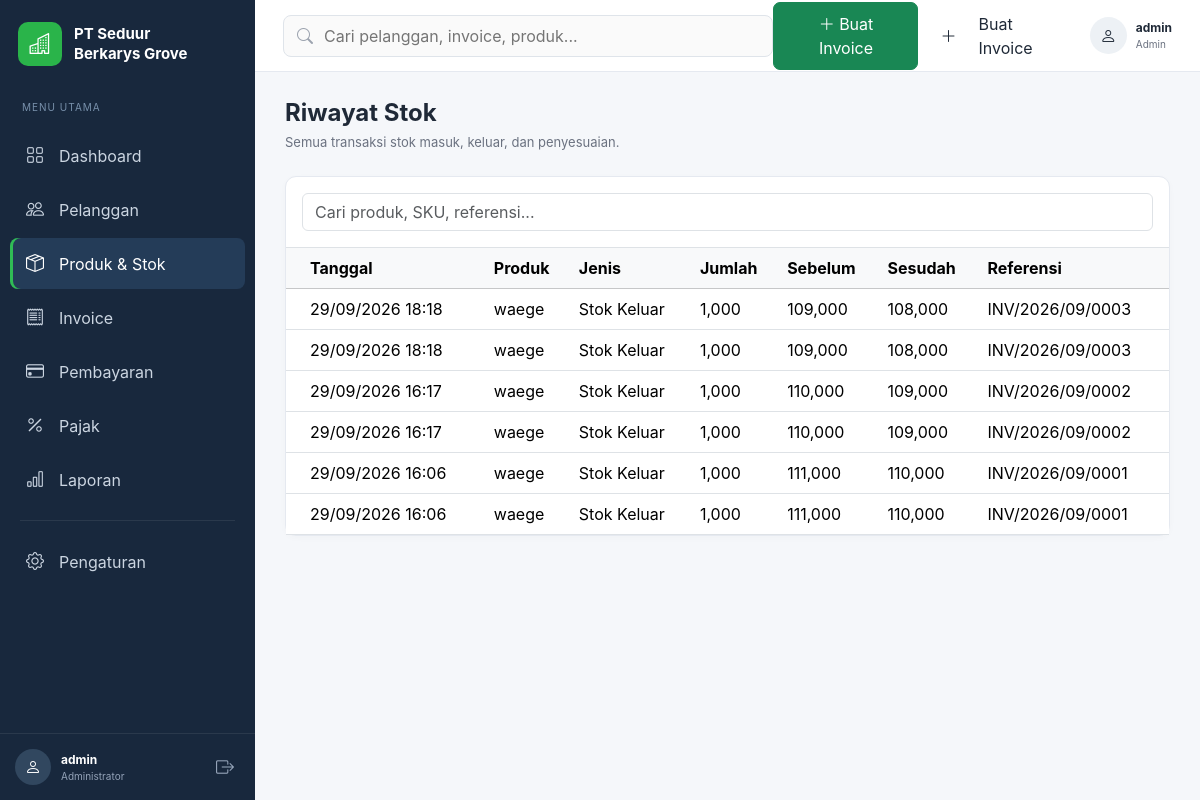
/produk/stok/riwayat/ (signed in), run on the app's committed database.
### apps/products/models.py (models this page shows, shortened)
class StockMovement(models.Model):
    MOVEMENT_TYPE_CHOICES = [
        ("IN", "Stok Masuk"),
        ("OUT", "Stok Keluar"),
        ("ADJUSTMENT", "Penyesuaian"),
    ]
    product = models.ForeignKey(
        Product,
        on_delete=models.PROTECT,
        related_name="stock_movements",
    )
    movement_type = models.CharField(
        max_length=20,
        choices=MOVEMENT_TYPE_CHOICES,
    )
    quantity = models.DecimalField(
        max_digits=18,
        decimal_places=3,
        validators=[MinValueValidator(0)],
    )
    stock_before = models.DecimalField(
        max_digits=18,
        decimal_places=3,
        default=0,
    )
    stock_after = models.DecimalField(
        max_digits=18,
        decimal_places=3,
        default=0,
    )
    reference = models.CharField(
        max_length=100,
        blank=True,
    )
    notes = models.TextField(
        blank=True,
    )
    created_at = models.DateTimeField(
        auto_now_add=True,
    )
    class Meta:
        ordering = ["-created_at"]

class Product(models.Model):
    PRODUCT_TYPE_CHOICES = [
        ("GOODS", "Barang"),
        ("SERVICE", "Jasa"),
    ]
    sku = models.CharField(
        max_length=50,
        unique=True,
    )
    name = models.CharField(
        max_length=150,
    )
    category = models.ForeignKey(
        Category,
        on_delete=models.SET_NULL,
        null=True,
        blank=True,
        related_name="products",
    )
    product_type = models.CharField(
        max_length=20,
        choices=PRODUCT_TYPE_CHOICES,
        default="GOODS",
    )
    description = models.TextField(
        blank=True,
    )
    unit = models.CharField(
        max_length=30,
        default="pcs",
    )
    sale_price = models.DecimalField(
        max_digits=18,
        decimal_places=2,
        default=0,
        validators=[MinValueValidator(0)],
    )
    stock_quantity = models.DecimalField(
        max_digits=18,
        decimal_places=3,
        default=0,
    )
    minimum_stock = models.DecimalField(
        max_digits=18,
        decimal_places=3,
        default=0,
    )
    manage_stock = models.BooleanField(
        default=True,
    )
    taxable = models.BooleanField(
        default=True,
    )
    default_tax = models.ForeignKey(
        "taxes.Tax",
        on_delete=models.SET_NULL,
        null=True,
        blank=True,
        related_name="products",
    )
    is_active = models.BooleanField(
        default=True,
    )
    created_at = models.DateTimeField(
        auto_now_add=True,
    )
    updated_at = models.DateTimeField(
        auto_now=True,
    )
    class Meta:
        ordering = ["name"]

### apps/products/views.py (the view, shortened to what this page needs)
@login_required
def stock_history(request):
    movements = (
        StockMovement.objects
        .select_related("product")
        .all()
    )
    query = request.GET.get(
        "q",
        ""
    ).strip()
    paginator = Paginator(
        movements,
        20
    )
    page_obj = paginator.get_page(
        request.GET.get("page")
    )
    return render(
        request,
        "products/stock_history.html",
        {
            "page_obj": page_obj,
            "query": query,
        }
    )

### templates/products/stock_history.html
{% extends "layouts/base.html" %} {% block title %} Riwayat Stok {% endblock %}
{% block content %}
<div class="mb-4">
  <h1 class="page-title">Riwayat Stok</h1>
  <p class="page-description">
    Semua transaksi stok masuk, keluar, dan penyesuaian.
  </p>
</div>
<div class="app-card">
  <div class="p-3 border-bottom">
    <form method="GET">
      <input
        name="q"
        value="{{ query }}"
        class="form-control"
        placeholder="Cari produk, SKU, referensi..."
      />
    </form>
  </div>
  <div class="table-responsive">
    <table class="table table-hover mb-0">
      <thead class="table-light">
        <tr>
          <th class="ps-4">Tanggal</th>
          <th>Produk</th>
          <th>Jenis</th>
          <th>Jumlah</th>
          <th>Sebelum</th>
          <th>Sesudah</th>
          <th>Referensi</th>
        </tr>
      </thead>
      <tbody>
        {% for movement in page_obj %}
        <tr>
          <td class="ps-4">{{ movement.created_at|date:"d/m/Y H:i" }}</td>
          <td>{{ movement.product.name }}</td>
          <td>{{ movement.get_movement_type_display }}</td>
          <td>{{ movement.quantity }}</td>
          <td>{{ movement.stock_before }}</td>
          <td>{{ movement.stock_after }}</td>
          <td>{{ movement.reference|default:"-" }}</td>
        </tr>
        {% empty %}
        <tr>
          <td colspan="7" class="text-center py-5 text-muted">
            Belum ada riwayat stok.
          </td>
        </tr>
        {% endfor %}
      </tbody>
    </table>
  </div>
</div>
{% endblock %}

### templates/layouts/base.html (shortened to what this page needs)
{% load static %}
<!doctype html>
<html lang="id">
  <head>
    <link
      rel="stylesheet"
      href="{% static 'vendor/bootstrap/css/bootstrap.min.css' %}"
    />
    <link
      rel="stylesheet"
      href="{% static 'vendor/bootstrap-icons/bootstrap-icons.css' %}"
    />
    <link rel="stylesheet" href="{% static 'css/app.css' %}" />
  </head>
  <body>
    <div class="app-container">
      <aside class="sidebar">
        <div class="sidebar-brand">
          <div class="brand-logo">
            <i class="bi bi-buildings"></i>
          </div>
          <div>
            <div class="brand-company">PT Seduur</div>
            <div class="brand-company">Berkarys Grove</div>
          </div>
        </div>
        <div class="sidebar-label">MENU UTAMA</div>
        <nav class="sidebar-menu">
          <a
            href="{% url 'dashboard' %}"
            class="sidebar-link {% if request.resolver_match.url_name == 'dashboard' %} active {% endif %}"
          >
            <i class="bi bi-grid"></i>
            <span> Dashboard </span>
          </a>
          <a
            href="{% url 'customers:list' %}"
            class="sidebar-link {% if request.resolver_match.namespace == 'customers' %} active {% endif %}"
          >
            <i class="bi bi-people"></i>
            <span> Pelanggan </span>
          </a>
          <a
            href="{% url 'products:list' %}"
            class="sidebar-link {% if request.resolver_match.namespace == 'products' %} active {% endif %}"
          >
            <i class="bi bi-box-seam"></i>
            <span> Produk & Stok </span>
          </a>
          <a
            href="{% url 'invoices:list' %}"
            class="sidebar-link {% if request.resolver_match.namespace == 'invoices' %} active {% endif %}"
          >
            <i class="bi bi-receipt"></i>
            <span> Invoice </span>
          </a>
        <a
    href="{% url 'payments:list' %}"
    class="sidebar-link"
>
    <i class="bi bi-credit-card"></i>
    <span>
        Pembayaran
    </span>
</a>
          <a
            href="{% url 'taxes:list' %}"
            class="sidebar-link {% if request.resolver_match.namespace == 'taxes' %} active {% endif %}"
          >
            <i class="bi bi-percent"></i>
            <span> Pajak </span>
          </a>
         <a
    href="{% url 'reports:index' %}"
    class="sidebar-link"
>
    <i class="bi bi-bar-chart"></i>
    <span>
        Laporan
    </span>
</a>
          <div class="sidebar-divider"></div>
<a
    href="{% url 'company:settings' %}"
    class="sidebar-link"
>
    <i class="bi bi-gear"></i>
    <span>
        Pengaturan
    </span>
</a>
        </nav>
        <div class="sidebar-bottom">
          <div class="sidebar-user">
            <div class="sidebar-avatar">
              <i class="bi bi-person"></i>
            </div>
            <div class="sidebar-user-info">
              <strong> {{ request.user.username }} </strong>
              <small> Administrator </small>
            </div>
          </div>
          <form method="POST" action="{% url 'logout' %}">
            <button type="submit" class="logout-button">
              <i class="bi bi-box-arrow-right"></i>
            </button>
          </form>
        </div>
      </aside>
      <div class="main-wrapper">
        <header class="top-navbar">
          <div class="top-search">
            <i class="bi bi-search"></i>
            <input
              type="text"
              placeholder="Cari pelanggan, invoice, produk..."
            />
          </div>
          <div class="top-actions">
           <a
    href="{% url 'invoices:create' %}"
    class="btn btn-success btn-create"
>
    <i class="bi bi-plus-lg"></i>
    Buat Invoice
</a>
              <i class="bi bi-plus-lg"></i>
              Buat Invoice
            <div class="top-profile">
              <div class="profile-icon">
                <i class="bi bi-person"></i>
              </div>
              <div>
                <strong> {{ request.user.username }} </strong>
                <small> Admin </small>
              </div>
            </div>
          </div>
        </header>
        <main class="content-area">{% block content %} {% endblock %}</main>
      </div>
    </div>
  </body>
</html>

### static/css/app.css (style rules this page uses)
:root { --sidebar-width: 255px; --sidebar-bg: #18283d; --sidebar-hover: #233a55; --primary: #28a745; --page-bg: #f5f7fa; --border: #e5e9f0; --text-primary: #1f2937; --text-secondary: #6b7280; }
* { box-sizing: border-box; }
body { margin: 0; font-family: Inter, "Segoe UI", Arial, sans-serif; background: var(--page-bg); color: var(--text-primary); }
.app-container { min-height: 100vh; }
.sidebar { position: fixed; left: 0; top: 0; bottom: 0; width: var(--sidebar-width); background: var(--sidebar-bg); color: white; display: flex; flex-direction: column; z-index: 1000; }
.sidebar-brand { display: flex; align-items: center; gap: 12px; padding: 22px 18px; }
.brand-logo { width: 44px; height: 44px; border-radius: 10px; display: flex; align-items: center; justify-content: center; background: #2ab44a; font-size: 21px; flex-shrink: 0; }
.brand-company { font-size: 15px; font-weight: 700; line-height: 20px; }
.sidebar-label { color: #7890ab; font-size: 10px; letter-spacing: 1px; padding: 12px 22px; }
.sidebar-menu { padding: 0 10px; flex: 1; }
.sidebar-link { display: flex; align-items: center; gap: 13px; padding: 12px 14px; margin: 3px 0; text-decoration: none; color: #cbd5e1; border-radius: 8px; transition: 0.2s; }
.sidebar-link i { width: 22px; font-size: 18px; text-align: center; }
.sidebar-link.active { color: white; background: #243c58; box-shadow: inset 3px 0 0 #30bc55; }
.sidebar-divider { height: 1px; background: rgba( 255, 255, 255, 0.08 ); margin: 15px 10px; }
.sidebar-bottom { padding: 15px; border-top: 1px solid rgba( 255, 255, 255, 0.08 ); display: flex; justify-content: space-between; align-items: center; }
.sidebar-user { display: flex; align-items: center; gap: 10px; min-width: 0; }
.sidebar-avatar { width: 36px; height: 36px; border-radius: 50%; display: flex; align-items: center; justify-content: center; background: #31475f; }
.sidebar-user-info { display: flex; flex-direction: column; min-width: 0; }
.sidebar-user-info strong { font-size: 12px; white-space: nowrap; overflow: hidden; text-overflow: ellipsis; }
.sidebar-user-info small { color: #94a3b8; font-size: 10px; }
.logout-button { border: none; background: none; color: #94a3b8; font-size: 18px; }
.main-wrapper { margin-left: var(--sidebar-width); min-height: 100vh; }
.top-navbar { height: 72px; background: white; border-bottom: 1px solid var(--border); display: flex; align-items: center; justify-content: space-between; padding: 0 28px; position: sticky; top: 0; z-index: 500; }
.top-search { position: relative; width: 500px; max-width: 50vw; }
.top-search i { position: absolute; left: 14px; top: 50%; transform: translateY(-50%); color: #9ca3af; }
.top-search input { width: 100%; height: 42px; border: 1px solid #dfe4ea; border-radius: 8px; padding: 0 15px 0 40px; outline: none; background: #fafafa; }
.top-actions { display: flex; align-items: center; gap: 22px; }
.btn-create { padding: 9px 17px; border-radius: 7px; }
.top-profile { display: flex; align-items: center; gap: 9px; }
.profile-icon { width: 37px; height: 37px; border-radius: 50%; background: #edf1f5; display: flex; align-items: center; justify-content: center; }
.top-profile div:last-child { display: flex; flex-direction: column; }
.top-profile strong { font-size: 12px; }
.top-profile small { font-size: 10px; color: #6b7280; }
.content-area { padding: 27px 30px; }
.page-title { font-size: 24px; font-weight: 700; margin: 0; }
.page-description { color: var(--text-secondary); font-size: 13px; margin-top: 5px; margin-bottom: 0; }
.app-card { background: white; border: 1px solid var(--border); border-radius: 11px; box-shadow: 0 2px 7px rgba(0, 0, 0, 0.025); height: 100%; }

### data on the page
StockMovement: created_at "29/09/2026 18:18", product.name "waege", movement_type "Stok Keluar", quantity "1,000", stock_before "109,000", stock_after "108,000", reference "INV/2026/09/0003"
StockMovement: created_at "29/09/2026 18:18", product.name "waege", movement_type "Stok Keluar", quantity "1,000", stock_before "109,000", stock_after "108,000", reference "INV/2026/09/0003"
StockMovement: created_at "29/09/2026 16:17", product.name "waege", movement_type "Stok Keluar", quantity "1,000", stock_before "110,000", stock_after "109,000", reference "INV/2026/09/0002"
StockMovement: created_at "29/09/2026 16:17", product.name "waege", movement_type "Stok Keluar", quantity "1,000", stock_before "110,000", stock_after "109,000", reference "INV/2026/09/0002"
StockMovement: created_at "29/09/2026 16:06", product.name "waege", movement_type "Stok Keluar", quantity "1,000", stock_before "111,000", stock_after "110,000", reference "INV/2026/09/0001"
StockMovement: created_at "29/09/2026 16:06", product.name "waege", movement_type "Stok Keluar", quantity "1,000", stock_before "111,000", stock_after "110,000", reference "INV/2026/09/0001"

### other printed values
{{ request.user.username }} "admin"
